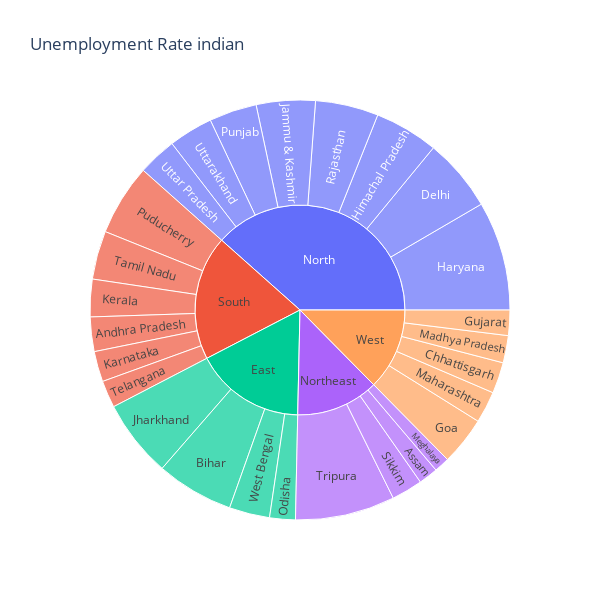

Notebook code for this chart:
### Code cell
figure.show()

### Figure 1 — Plotly figure (JSON) as saved in the notebook; plotly's stock layout.template omitted (floating-point values rounded to 4 significant figures)
{"data": [{"branchvalues": "total", "domain": {"x": [0, 1], "y": [0, 1]}, "hovertemplate": "labels=%{label}<br>Estimated Unemployment Rate=%{value}<br>parent=%{parent}<br>id=%{id}<extra></extra>", "ids": ["South/Andhra Pradesh", "Northeast/Assam", "East/Bihar", "West/Chhattisgarh", "North/Delhi", "West/Goa", "West/Gujarat", "North/Haryana", "North/Himachal Pradesh", "North/Jammu & Kashmir", "East/Jharkhand", "South/Karnataka", "South/Kerala", "West/Madhya Pradesh", "West/Maharashtra", "Northeast/Meghalaya", "East/Odisha", "South/Puducherry", "North/Punjab", "North/Rajasthan", "Northeast/Sikkim", "South/Tamil Nadu", "South/Telangana", "Northeast/Tripura", "North/Uttar Pradesh", "North/Uttarakhand", "East/West Bengal", "East", "North", "Northeast", "South", "West"], "labels": ["Andhra Pradesh", "Assam", "Bihar", "Chhattisgarh", "Delhi", "Goa", "Gujarat", "Haryana", "Himachal Pradesh", "Jammu & Kashmir", "Jharkhand", "Karnataka", "Kerala", "Madhya Pradesh", "Maharashtra", "Meghalaya", "Odisha", "Puducherry", "Punjab", "Rajasthan", "Sikkim", "Tamil Nadu", "Telangana", "Tripura", "Uttar Pradesh", "Uttarakhand", "West Bengal", "East", "North", "Northeast", "South", "West"], "name": "", "parents": ["South", "Northeast", "East", "West", "North", "West", "West", "North", "North", "North", "East", "South", "South", "West", "West", "Northeast", "East", "South", "North", "North", "Northeast", "South", "South", "Northeast", "North", "North", "East", "", "", "", "", ""], "type": "sunburst", "values": [86.64, 48.56, 194.7, 78.19, 184.1, 121.7, 63.76, 274.8, 160.7, 148.3, 195.4, 76.68, 94.34, 68.54, 79.79, 38.66, 64.62, 179.4, 119.8, 158.7, 78.34, 121.9, 68.33, 250.6, 97.37, 111.6, 101.9, 556.6, 1255.0, 416.1, 627.3, 411.9]}], "layout": {"height": 600, "legend": {"tracegroupgap": 0}, "title": {"text": "Unemployment Rate indian"}, "width": 600}}
